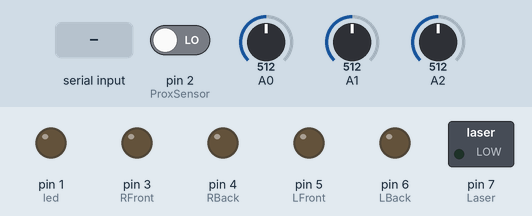
Recording of a sketch running on a simulated Arduino Uno, built with avr-gcc and run on an emulated ATmega328P. On the bench: switched loads named in the sketch (green lamp = pin HIGH), output pins drawn as LEDs (lit = HIGH). The inputs (shaded band) are chosen by the test bench; at power-on: pin 2 (ProxSensor) LOW, A0 = 512, A1 = 512, A2 = 512.

Above: at 1.2 s.
1.3 s: "s" received over the second serial link
At 2.3 s:
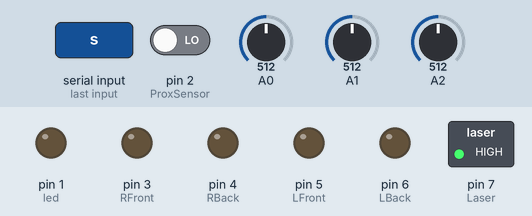
2.8 s: "u" received over the second serial link
At 3.4 s:
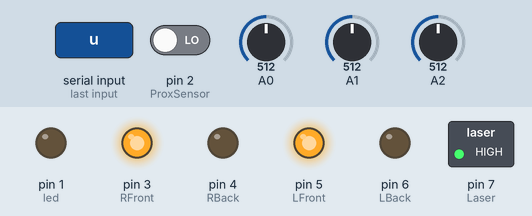
4.3 s: "a" received over the second serial link
At 5.5 s:
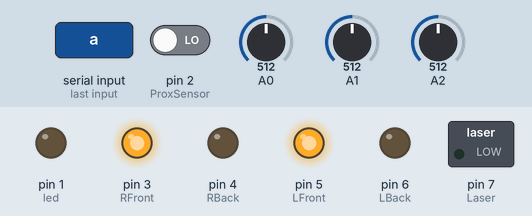
5.8 s: "r" received over the second serial link
At 6.9 s:
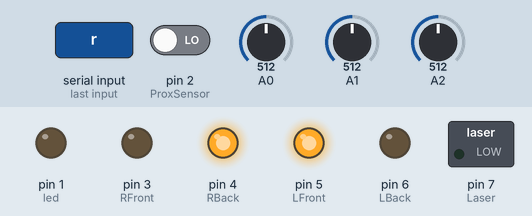
7.3 s: "l" received over the second serial link
At 8.0 s:
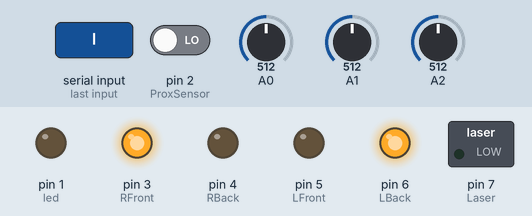
8.8 s: "b" received over the second serial link
At 9.2 s:
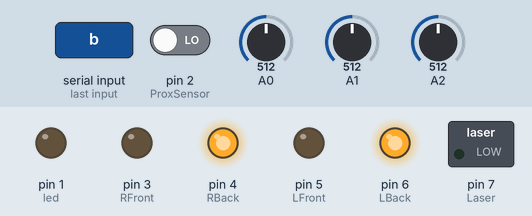
Timing chart, 0 to 11.3 s (numbered marks = the images above; inputs shaded):
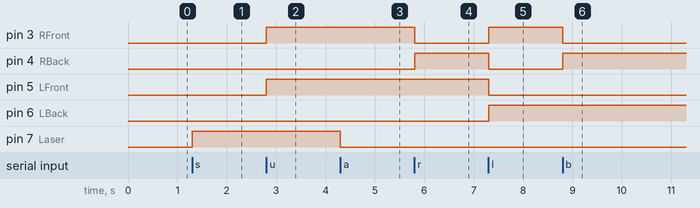

The sketch:

bot2.ino
```cpp
// We'll use SoftwareSerial to communicate with the XBee:
#include <SoftwareSerial.h>

#define RFront  3
#define RBack  4
#define LFront  5
#define LBack  6
#define Laser 7
#define ProxSensor 2
#define led 1
//For Atmega2560, ATmega32U4, etc.
// XBee's DOUT (TX) is connected to pin 10 (Arduino's Software RX)
// XBee's DIN (RX) is connected to pin 11 (Arduino's Software TX)
SoftwareSerial XBee(10, 11); // RX, TX

char hit = 'x';
int count = -1;
int period = 6;

void setup()
{
  // Set up both ports at 9600 baud. This value is most important
  // for the XBee. Make sure the baud rate matches the config
  // setting of your XBee.
  XBee.begin(9600);
  //Serial.begin(9600);
  pinMode(LFront, OUTPUT);
  pinMode(RFront, OUTPUT);
  pinMode(RBack, OUTPUT);
  pinMode(LBack, OUTPUT);
  pinMode(Laser, OUTPUT);

  pinMode(led, OUTPUT);
  //Pin 2 is connected to the output of proximity sensor
  pinMode(ProxSensor,INPUT);


}

void loop()
{
  char touch = 'g';
  if(digitalRead(ProxSensor)==HIGH)      //Check the sensor output
  {
    touch = 'h';
  }
  else
  {
    touch  = 'g';
  }

  int ldr_front_value = analogRead(A0);

  int ldr_left_value = analogRead(A1);

  int ldr_right_value = analogRead(A2);


  if(ldr_front_value > 930){
    hit = 'q';
  }
  if(ldr_left_value > 930){
    hit = 'w';
  }
  if(ldr_right_value > 930){
    hit = 'w';
  }


  if(XBee.available()){


    count++;
    count %= period;


    if(hit == 'x'){
      if(count == 0){
        digitalWrite(led,LOW);
      }

    }

    XBee.write(hit);


    if(hit == 'q' || hit == 'w'){
      digitalWrite(led,HIGH);
      count = 0;
    }


    hit = 'x';
    XBee.write(touch);

    char c = XBee.read();


    if(c=='s')
      digitalWrite(Laser,HIGH);
    else if(c == 'a'){
      digitalWrite(Laser,LOW);
    }
    else if(c=='u')
    {

      digitalWrite(LBack,LOW);
      digitalWrite(RBack,LOW);
      digitalWrite(LFront,HIGH);
      digitalWrite(RFront,HIGH);

    }
    else if(c=='r')
    {

      digitalWrite(LBack,LOW);
      digitalWrite(RFront, LOW);
      digitalWrite(LFront,HIGH);
      digitalWrite(RBack,HIGH);

    }
    else if(c=='l')
    {

      digitalWrite(LFront,LOW);
      digitalWrite(RBack,LOW);
      digitalWrite(RFront,HIGH);
      digitalWrite(LBack,HIGH);
    }
    else if(c=='b')
    {
      digitalWrite(LFront,LOW);
      digitalWrite(RFront,LOW);
      digitalWrite(LBack,HIGH);
      digitalWrite(RBack,HIGH);
    }
    else if(c=='n'){
      digitalWrite(LFront,LOW);
      digitalWrite(RFront,LOW);
      digitalWrite(LBack,LOW);
      digitalWrite(RBack,LOW);
    }
    //Serial.println(touch);
    delay(60);    //delay is nessecary to write properly

  }
}
```

Measured:
- after the input at 1.3 s, pin 7 (Laser): LOW → HIGH at once
- after the input at 2.8 s, pin 3 (RFront), pin 5 (LFront): LOW → HIGH at once
- after the input at 4.3 s, pin 7 (Laser): HIGH → LOW at once
- after the input at 5.8 s, pin 3 (RFront): HIGH → LOW at once; pin 4 (RBack): LOW → HIGH at once
- after the input at 7.3 s, pin 3 (RFront), pin 6 (LBack): LOW → HIGH at once; pin 4 (RBack), pin 5 (LFront): HIGH → LOW at once
- after the input at 8.8 s, pin 3 (RFront): HIGH → LOW at once; pin 4 (RBack): LOW → HIGH at once
